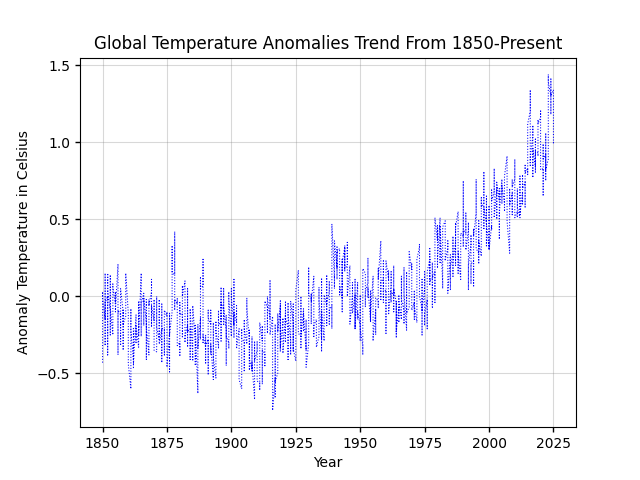

The script that saved this image:
#!/usr/bin/env python3

#Have global temperatures changed from 1850 and now?

import sys
import csv
import matplotlib.pyplot as plt

temp_data = "global_temperature/temp_anomalies.csv"

years = []
temp = []

with open(temp_data) as f:
    sheet = csv.reader(f)
    #the actual data begins on row 5. we can ignore the first 4 rows
    for i in range(4):
        next(sheet)
    for row in sheet:
        #years are in row number 1, considered 0 
        y = int(row[0][:4])
        years.append(y)
        #temperatures are in row number 2, considered 1
        t = float(row[1])
        temp.append(t)

#experimenting with stuff i found online
    # https://matplotlib.org/stable/users/explain/customizing.html  
    # https://www.geeksforgeeks.org/python/line-chart-in-matplotlib-python/ 
plt.plot(years, temp, color="blue", linewidth=0.75, linestyle=":")  
plt.title("Global Temperature Anomalies Trend From 1850-Present")
plt.xlabel("Year")
plt.ylabel("Anomaly Temperature in Celsius")
plt.grid(True, linestyle="-", color="gray", alpha=0.3)
plt.tick_params(colors="black", width=1)
plt.savefig("plot.png")